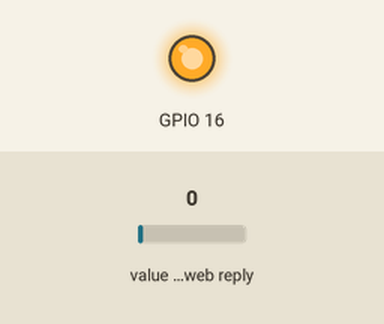
The sketch below on a simulated ESP8266 (NodeMCU). Parts: output pins drawn as LEDs (lit = HIGH). The inputs (shaded band) are chosen by the test bench; at power-on: value in the web reply 0. WiFi joins after 1.5 s; servers stay silent unless stated; web services answer with replies made up by the test bench; what the sketch prints to the serial monitor is not drawn.

Above: at 0.1 s.
At 3.1 s:
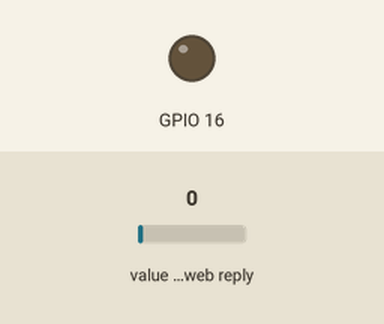
Timing chart, 0 to 4.6 s (numbered marks = the images above):
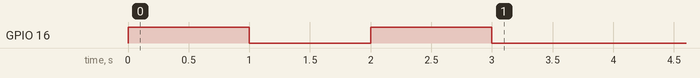

The sketch:

ThingSpeakLED.ino
```cpp
#include <ESP8266WiFi.h>

#include <ThingSpeak.h>

WiFiClient client;
uint8_t LedState;
void setup()
{
  pinMode(16, OUTPUT);
Serial.begin(9600);
ThingSpeak.begin(client);
  digitalWrite(16,HIGH);
  delay(1000);
  digitalWrite(16,LOW);
  delay(1000);
    digitalWrite(16,HIGH);
  delay(1000);
  digitalWrite(16,LOW);
  WiFi.disconnect();
   WiFi.begin("Thanushiya","krithi202003");
  while ((!(WiFi.status() == WL_CONNECTED))){
    delay(300);
  }
}


void loop()
{

    LedState=(ThingSpeak.readIntField(1270625,1,"NNX6UN94K5XSDQA8"));
    Serial.println(LedState);
    digitalWrite(16,LedState);
    delay(1000);

}
```
